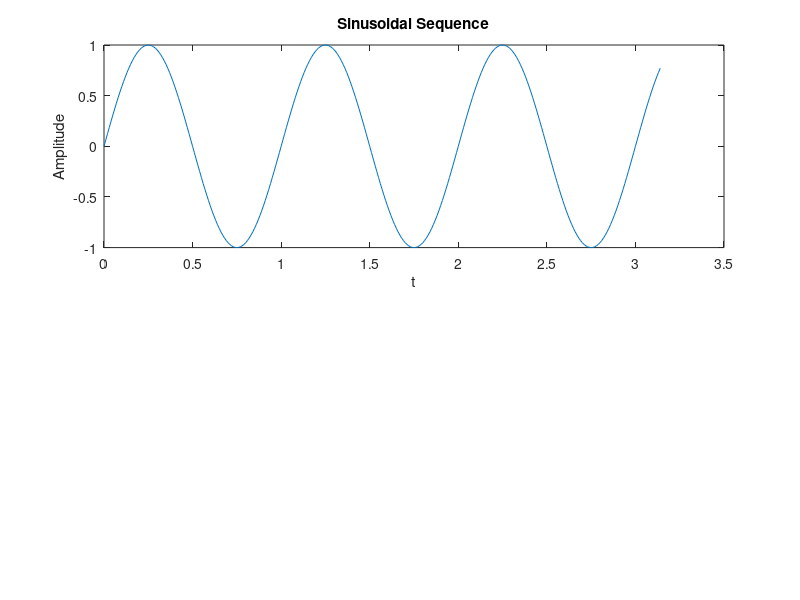

Source code (MATLAB):
%Sinusoidal sequence
t=0:0.01:pi;
y=sin(2*pi*t);
subplot(2,1,1);
plot(t, y);
xlabel('t');
ylabel('Amplitude');
title('Sinusoidal Sequence');